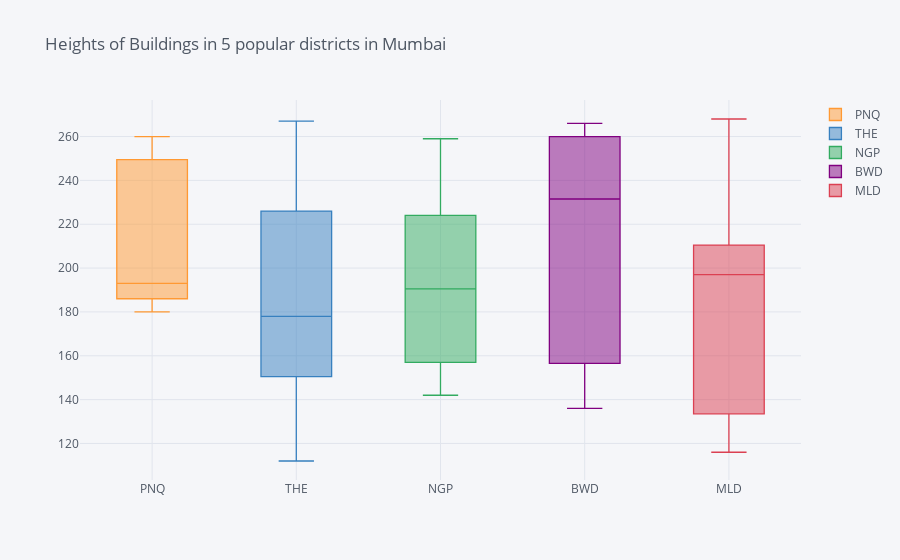

The code cell stored with this chart in its notebook:
### Code cell
# A box plot demonstrating the data regrading the towers in each district in Mumbai

Mumbai.iplot(kind='box',title='Heights of Buildings in 5 popular districts in Mumbai')

### Figure 1 — Plotly figure (JSON) as saved in the notebook; plotly's stock layout.template omitted (floating-point values rounded to 4 significant figures)
{"data": [{"boxpoints": false, "line": {"width": 1.3}, "marker": {"color": "rgba(255, 153, 51, 1.0)"}, "name": "PNQ", "orientation": "v", "type": "box", "y": [187, 255, 260, 199, 244, 186, 186, 180]}, {"boxpoints": false, "line": {"width": 1.3}, "marker": {"color": "rgba(55, 128, 191, 1.0)"}, "name": "THE", "orientation": "v", "type": "box", "y": [112, 267, 164, 234, 192, 163, 138, 218]}, {"boxpoints": false, "line": {"width": 1.3}, "marker": {"color": "rgba(50, 171, 96, 1.0)"}, "name": "NGP", "orientation": "v", "type": "box", "y": [142, 142, 190, 191, 222, 172, 226, 259]}, {"boxpoints": false, "line": {"width": 1.3}, "marker": {"color": "rgba(128, 0, 128, 1.0)"}, "name": "BWD", "orientation": "v", "type": "box", "y": [263, 227, 150, 136, 163, 266, 257, 236]}, {"boxpoints": false, "line": {"width": 1.3}, "marker": {"color": "rgba(219, 64, 82, 1.0)"}, "name": "MLD", "orientation": "v", "type": "box", "y": [195, 116, 268, 199, 140, 127, 220, 201]}], "layout": {"legend": {"bgcolor": "#F5F6F9", "font": {"color": "#4D5663"}}, "paper_bgcolor": "#F5F6F9", "plot_bgcolor": "#F5F6F9", "title": {"font": {"color": "#4D5663"}, "text": "Heights of Buildings in 5 popular districts in Mumbai"}, "xaxis": {"gridcolor": "#E1E5ED", "showgrid": true, "tickfont": {"color": "#4D5663"}, "title": {"font": {"color": "#4D5663"}, "text": ""}, "zerolinecolor": "#E1E5ED"}, "yaxis": {"gridcolor": "#E1E5ED", "showgrid": true, "tickfont": {"color": "#4D5663"}, "title": {"font": {"color": "#4D5663"}, "text": ""}, "zerolinecolor": "#E1E5ED"}}}
